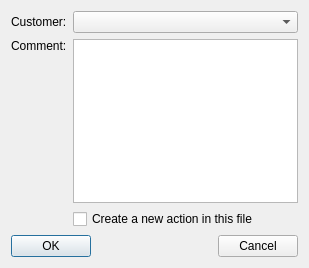
<?xml version="1.0" encoding="UTF-8"?>
<ui version="4.0">
 <class>NewFileDialog</class>
 <widget class="QDialog" name="NewFileDialog">
  <property name="geometry">
   <rect>
    <x>0</x>
    <y>0</y>
    <width>309</width>
    <height>268</height>
   </rect>
  </property>
  <property name="windowTitle">
   <string>New File</string>
  </property>
  <layout class="QVBoxLayout" name="verticalLayout">
   <item>
    <layout class="QGridLayout" name="gridLayout">
     <item row="0" column="0">
      <widget class="QLabel" name="label">
       <property name="text">
        <string>Customer:</string>
       </property>
      </widget>
     </item>
     <item row="0" column="1">
      <widget class="QComboBox" name="cboCustomers"/>
     </item>
     <item row="3" column="1">
      <widget class="QCheckBox" name="chkCreateNewAction">
       <property name="text">
        <string>Create a new action in this file</string>
       </property>
      </widget>
     </item>
     <item row="1" column="0">
      <widget class="QLabel" name="label_2">
       <property name="text">
        <string>Comment:</string>
       </property>
      </widget>
     </item>
     <item row="2" column="0">
      <spacer name="verticalSpacer">
       <property name="orientation">
        <enum>Qt::Vertical</enum>
       </property>
       <property name="sizeHint" stdset="0">
        <size>
         <width>20</width>
         <height>40</height>
        </size>
       </property>
      </spacer>
     </item>
     <item row="1" column="1" rowspan="2">
      <widget class="QPlainTextEdit" name="txtComment"/>
     </item>
    </layout>
   </item>
   <item>
    <layout class="QHBoxLayout" name="horizontalLayout">
     <item>
      <widget class="QPushButton" name="cmdOK">
       <property name="text">
        <string>OK</string>
       </property>
      </widget>
     </item>
     <item>
      <spacer name="horizontalSpacer">
       <property name="orientation">
        <enum>Qt::Horizontal</enum>
       </property>
       <property name="sizeHint" stdset="0">
        <size>
         <width>40</width>
         <height>20</height>
        </size>
       </property>
      </spacer>
     </item>
     <item>
      <widget class="QPushButton" name="cmdCancel">
       <property name="text">
        <string>Cancel</string>
       </property>
      </widget>
     </item>
    </layout>
   </item>
  </layout>
 </widget>
 <resources/>
 <connections/>
</ui>
